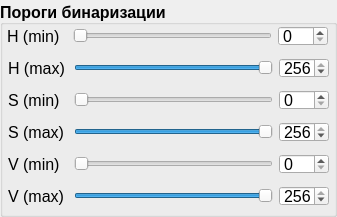
   <widget class="QGroupBox" name="grpBx_4">
    <property name="geometry">
     <rect>
      <x>672</x>
      <y>272</y>
      <width>337</width>
      <height>217</height>
     </rect>
    </property>
    <property name="minimumSize">
     <size>
      <width>337</width>
      <height>50</height>
     </size>
    </property>
    <property name="maximumSize">
     <size>
      <width>320</width>
      <height>1000</height>
     </size>
    </property>
    <property name="font">
     <font>
      <pointsize>12</pointsize>
      <weight>75</weight>
      <bold>true</bold>
     </font>
    </property>
    <property name="acceptDrops">
     <bool>true</bool>
    </property>
    <property name="autoFillBackground">
     <bool>false</bool>
    </property>
    <property name="title">
     <string>Пороги бинаризации</string>
    </property>
    <property name="alignment">
     <set>Qt::AlignBottom|Qt::AlignLeading|Qt::AlignLeft</set>
    </property>
    <property name="flat">
     <bool>false</bool>
    </property>
    <property name="checkable">
     <bool>false</bool>
    </property>
    <property name="checked">
     <bool>false</bool>
    </property>
    <widget class="QWidget" name="layoutWidget">
     <property name="geometry">
      <rect>
       <x>7</x>
       <y>24</y>
       <width>321</width>
       <height>25</height>
      </rect>
     </property>
     <layout class="QHBoxLayout" name="hrzntlLt_5">
      <item>
       <widget class="QLabel" name="lbl_H_min">
        <property name="minimumSize">
         <size>
          <width>60</width>
          <height>20</height>
         </size>
        </property>
        <property name="maximumSize">
         <size>
          <width>60</width>
          <height>20</height>
         </size>
        </property>
        <property name="font">
         <font>
          <pointsize>12</pointsize>
          <weight>50</weight>
          <bold>false</bold>
         </font>
        </property>
        <property name="text">
         <string>H (min)</string>
        </property>
       </widget>
      </item>
      <item>
       <widget class="QSlider" name="sldr_H_min">
        <property name="minimumSize">
         <size>
          <width>0</width>
          <height>22</height>
         </size>
        </property>
        <property name="maximumSize">
         <size>
          <width>16777215</width>
          <height>22</height>
         </size>
        </property>
        <property name="font">
         <font>
          <pointsize>12</pointsize>
         </font>
        </property>
        <property name="maximum">
         <number>256</number>
        </property>
        <property name="pageStep">
         <number>17</number>
        </property>
        <property name="tracking">
         <bool>true</bool>
        </property>
        <property name="orientation">
         <enum>Qt::Horizontal</enum>
        </property>
        <property name="tickPosition">
         <enum>QSlider::NoTicks</enum>
        </property>
        <property name="tickInterval">
         <number>0</number>
        </property>
       </widget>
      </item>
      <item>
       <widget class="QSpinBox" name="spnBx_H_min">
        <property name="minimumSize">
         <size>
          <width>50</width>
          <height>20</height>
         </size>
        </property>
        <property name="maximumSize">
         <size>
          <width>50</width>
          <height>20</height>
         </size>
        </property>
        <property name="font">
         <font>
          <pointsize>12</pointsize>
          <weight>50</weight>
          <bold>false</bold>
         </font>
        </property>
        <property name="maximum">
         <number>256</number>
        </property>
       </widget>
      </item>
     </layout>
    </widget>
    <widget class="QWidget" name="layoutWidget">
     <property name="geometry">
      <rect>
       <x>8</x>
       <y>56</y>
       <width>321</width>
       <height>25</height>
      </rect>
     </property>
     <layout class="QHBoxLayout" name="hrzntlLt_6">
      <item>
       <widget class="QLabel" name="lbl_H_max">
        <property name="minimumSize">
         <size>
          <width>60</width>
          <height>20</height>
         </size>
        </property>
        <property name="maximumSize">
         <size>
          <width>60</width>
          <height>20</height>
         </size>
        </property>
        <property name="font">
         <font>
          <pointsize>12</pointsize>
          <weight>50</weight>
          <bold>false</bold>
         </font>
        </property>
        <property name="text">
         <string>H (max)</string>
        </property>
       </widget>
      </item>
      <item>
       <widget class="QSlider" name="sldr_H_max">
        <property name="minimumSize">
         <size>
          <width>0</width>
          <height>22</height>
         </size>
        </property>
        <property name="maximumSize">
         <size>
          <width>16777215</width>
          <height>22</height>
         </size>
        </property>
        <property name="font">
         <font>
          <pointsize>12</pointsize>
         </font>
        </property>
        <property name="maximum">
         <number>256</number>
        </property>
        <property name="pageStep">
         <number>17</number>
        </property>
        <property name="sliderPosition">
         <number>256</number>
        </property>
        <property name="tracking">
         <bool>true</bool>
        </property>
        <property name="orientation">
         <enum>Qt::Horizontal</enum>
        </property>
        <property name="tickPosition">
         <enum>QSlider::NoTicks</enum>
        </property>
        <property name="tickInterval">
         <number>0</number>
        </property>
       </widget>
      </item>
      <item>
       <widget class="QSpinBox" name="spnBx_H_max">
        <property name="minimumSize">
         <size>
          <width>50</width>
          <height>20</height>
         </size>
        </property>
        <property name="maximumSize">
         <size>
          <width>50</width>
          <height>20</height>
         </size>
        </property>
        <property name="font">
         <font>
          <pointsize>12</pointsize>
          <weight>50</weight>
          <bold>false</bold>
         </font>
        </property>
        <property name="maximum">
         <number>256</number>
        </property>
        <property name="value">
         <number>256</number>
        </property>
       </widget>
      </item>
     </layout>
    </widget>
    <widget class="QWidget" name="layoutWidget">
     <property name="geometry">
      <rect>
       <x>8</x>
       <y>88</y>
       <width>321</width>
       <height>25</height>
      </rect>
     </property>
     <layout class="QHBoxLayout" name="hrzntlLt_7">
      <item>
       <widget class="QLabel" name="lbl_S_min">
        <property name="minimumSize">
         <size>
          <width>60</width>
          <height>20</height>
         </size>
        </property>
        <property name="maximumSize">
         <size>
          <width>60</width>
          <height>20</height>
         </size>
        </property>
        <property name="font">
         <font>
          <pointsize>12</pointsize>
          <weight>50</weight>
          <bold>false</bold>
         </font>
        </property>
        <property name="text">
         <string>S (min)</string>
        </property>
       </widget>
      </item>
      <item>
       <widget class="QSlider" name="sldr_S_min">
        <property name="minimumSize">
         <size>
          <width>0</width>
          <height>22</height>
         </size>
        </property>
        <property name="maximumSize">
         <size>
          <width>16777215</width>
          <height>22</height>
         </size>
        </property>
        <property name="font">
         <font>
          <pointsize>12</pointsize>
         </font>
        </property>
        <property name="maximum">
         <number>256</number>
        </property>
        <property name="pageStep">
         <number>17</number>
        </property>
        <property name="tracking">
         <bool>true</bool>
        </property>
        <property name="orientation">
         <enum>Qt::Horizontal</enum>
        </property>
        <property name="tickPosition">
         <enum>QSlider::NoTicks</enum>
        </property>
        <property name="tickInterval">
         <number>0</number>
        </property>
       </widget>
      </item>
      <item>
       <widget class="QSpinBox" name="spnBx_S_min">
        <property name="minimumSize">
         <size>
          <width>50</width>
          <height>20</height>
         </size>
        </property>
        <property name="maximumSize">
         <size>
          <width>50</width>
          <height>20</height>
         </size>
        </property>
        <property name="font">
         <font>
          <pointsize>12</pointsize>
          <weight>50</weight>
          <bold>false</bold>
         </font>
        </property>
        <property name="maximum">
         <number>256</number>
        </property>
       </widget>
      </item>
     </layout>
    </widget>
    <widget class="QWidget" name="layoutWidget">
     <property name="geometry">
      <rect>
       <x>8</x>
       <y>120</y>
       <width>321</width>
       <height>25</height>
      </rect>
     </property>
     <layout class="QHBoxLayout" name="hrzntlLt_8">
      <item>
       <widget class="QLabel" name="lbl_S_max">
        <property name="minimumSize">
         <size>
          <width>60</width>
          <height>20</height>
         </size>
        </property>
        <property name="maximumSize">
         <size>
          <width>60</width>
          <height>20</height>
         </size>
        </property>
        <property name="font">
         <font>
          <pointsize>12</pointsize>
          <weight>50</weight>
          <bold>false</bold>
         </font>
        </property>
        <property name="text">
         <string>S (max)</string>
        </property>
       </widget>
      </item>
      <item>
       <widget class="QSlider" name="sldr_S_max">
        <property name="minimumSize">
         <size>
          <width>0</width>
          <height>22</height>
         </size>
        </property>
        <property name="maximumSize">
         <size>
          <width>16777215</width>
          <height>22</height>
         </size>
        </property>
        <property name="font">
         <font>
          <pointsize>12</pointsize>
         </font>
        </property>
        <property name="maximum">
         <number>256</number>
        </property>
        <property name="pageStep">
         <number>17</number>
        </property>
        <property name="sliderPosition">
         <number>256</number>
        </property>
        <property name="tracking">
         <bool>true</bool>
        </property>
        <property name="orientation">
         <enum>Qt::Horizontal</enum>
        </property>
        <property name="tickPosition">
         <enum>QSlider::NoTicks</enum>
        </property>
        <property name="tickInterval">
         <number>0</number>
        </property>
       </widget>
      </item>
      <item>
       <widget class="QSpinBox" name="spnBx_S_max">
        <property name="minimumSize">
         <size>
          <width>50</width>
          <height>20</height>
         </size>
        </property>
        <property name="maximumSize">
         <size>
          <width>50</width>
          <height>20</height>
         </size>
        </property>
        <property name="font">
         <font>
          <pointsize>12</pointsize>
          <weight>50</weight>
          <bold>false</bold>
         </font>
        </property>
        <property name="maximum">
         <number>256</number>
        </property>
        <property name="value">
         <number>256</number>
        </property>
       </widget>
      </item>
     </layout>
    </widget>
    <widget class="QWidget" name="layoutWidget">
     <property name="geometry">
      <rect>
       <x>8</x>
       <y>152</y>
       <width>321</width>
       <height>25</height>
      </rect>
     </property>
     <layout class="QHBoxLayout" name="hrzntlLt_9">
      <item>
       <widget class="QLabel" name="lbl_V_min">
        <property name="minimumSize">
         <size>
          <width>60</width>
          <height>20</height>
         </size>
        </property>
        <property name="maximumSize">
         <size>
          <width>60</width>
          <height>20</height>
         </size>
        </property>
        <property name="font">
         <font>
          <pointsize>12</pointsize>
          <weight>50</weight>
          <bold>false</bold>
         </font>
        </property>
        <property name="text">
         <string>V (min)</string>
        </property>
       </widget>
      </item>
      <item>
       <widget class="QSlider" name="sldr_V_min">
        <property name="minimumSize">
         <size>
          <width>0</width>
          <height>22</height>
         </size>
        </property>
        <property name="maximumSize">
         <size>
          <width>16777215</width>
          <height>22</height>
         </size>
        </property>
        <property name="font">
         <font>
          <pointsize>12</pointsize>
         </font>
        </property>
        <property name="maximum">
         <number>256</number>
        </property>
        <property name="pageStep">
         <number>17</number>
        </property>
        <property name="tracking">
         <bool>true</bool>
        </property>
        <property name="orientation">
         <enum>Qt::Horizontal</enum>
        </property>
        <property name="tickPosition">
         <enum>QSlider::NoTicks</enum>
        </property>
        <property name="tickInterval">
         <number>0</number>
        </property>
       </widget>
      </item>
      <item>
       <widget class="QSpinBox" name="spnBx_V_min">
        <property name="minimumSize">
         <size>
          <width>50</width>
          <height>20</height>
         </size>
        </property>
        <property name="maximumSize">
         <size>
          <width>50</width>
          <height>20</height>
         </size>
        </property>
        <property name="font">
         <font>
          <pointsize>12</pointsize>
          <weight>50</weight>
          <bold>false</bold>
         </font>
        </property>
        <property name="maximum">
         <number>256</number>
        </property>
       </widget>
      </item>
     </layout>
    </widget>
    <widget class="QWidget" name="layoutWidget">
     <property name="geometry">
      <rect>
       <x>8</x>
       <y>184</y>
       <width>321</width>
       <height>25</height>
      </rect>
     </property>
     <layout class="QHBoxLayout" name="hrzntlLt_10">
      <item>
       <widget class="QLabel" name="lbl_V_max">
        <property name="minimumSize">
         <size>
          <width>60</width>
          <height>20</height>
         </size>
        </property>
        <property name="maximumSize">
         <size>
          <width>60</width>
          <height>20</height>
         </size>
        </property>
        <property name="font">
         <font>
          <pointsize>12</pointsize>
          <weight>50</weight>
          <bold>false</bold>
         </font>
        </property>
        <property name="text">
         <string>V (max)</string>
        </property>
       </widget>
      </item>
      <item>
       <widget class="QSlider" name="sldr_V_max">
        <property name="minimumSize">
         <size>
          <width>0</width>
          <height>22</height>
         </size>
        </property>
        <property name="maximumSize">
         <size>
          <width>16777215</width>
          <height>22</height>
         </size>
        </property>
        <property name="font">
         <font>
          <pointsize>12</pointsize>
         </font>
        </property>
        <property name="maximum">
         <number>256</number>
        </property>
        <property name="pageStep">
         <number>17</number>
        </property>
        <property name="sliderPosition">
         <number>256</number>
        </property>
        <property name="tracking">
         <bool>true</bool>
        </property>
        <property name="orientation">
         <enum>Qt::Horizontal</enum>
        </property>
        <property name="tickPosition">
         <enum>QSlider::NoTicks</enum>
        </property>
        <property name="tickInterval">
         <number>0</number>
        </property>
       </widget>
      </item>
      <item>
       <widget class="QSpinBox" name="spnBx_V_max">
        <property name="minimumSize">
         <size>
          <width>50</width>
          <height>20</height>
         </size>
        </property>
        <property name="maximumSize">
         <size>
          <width>50</width>
          <height>20</height>
         </size>
        </property>
        <property name="font">
         <font>
          <pointsize>12</pointsize>
          <weight>50</weight>
          <bold>false</bold>
         </font>
        </property>
        <property name="maximum">
         <number>256</number>
        </property>
        <property name="value">
         <number>256</number>
        </property>
       </widget>
      </item>
     </layout>
    </widget>
   </widget>
